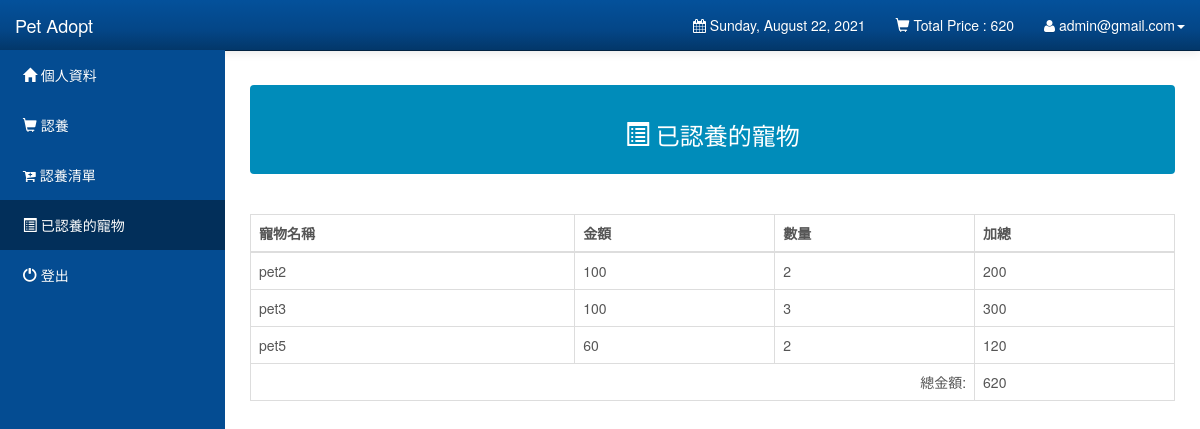
Screenshot of /Customers/adopts.php (signed in) with the database file from the repository.
### tables this page shows
CREATE TABLE `users` (
  `user_id` int(11) NOT NULL AUTO_INCREMENT,
  `user_email` varchar(1000) NOT NULL,
  `user_password` varchar(1000) NOT NULL,
  `user_firstname` varchar(1000) NOT NULL,
  `user_lastname` varchar(1000) NOT NULL,
  `user_address` varchar(1000) NOT NULL,
  PRIMARY KEY (`user_id`)
);

CREATE TABLE `adoptdetails` (
  `adopt_id` int(10) unsigned NOT NULL AUTO_INCREMENT,
  `user_id` int(11) NOT NULL DEFAULT '0',
  `adopt_name` varchar(1000) NOT NULL DEFAULT '',
  `adopt_price` double NOT NULL DEFAULT '0',
  `adopt_quantity` int(10) unsigned NOT NULL DEFAULT '0',
  `adopt_total` double NOT NULL DEFAULT '0',
  `adopt_status` varchar(45) NOT NULL DEFAULT '',
  `adopt_date` date NOT NULL DEFAULT '0000-00-00',
  PRIMARY KEY (`adopt_id`),
  KEY `FK_adoptdetails_1` (`user_id`),
  CONSTRAINT `FK_adoptdetails_1` FOREIGN KEY (`user_id`) REFERENCES `users` (`user_id`) ON DELETE CASCADE ON UPDATE CASCADE
);

### Customers/adopts.php (the view, shortened to what this page needs)
<?php
 include("config.php");
 extract($_SESSION);
		  $stmt_edit = $DB_con->prepare('SELECT * FROM users WHERE user_email =:user_email');
		$stmt_edit->execute(array(':user_email'=>$user_email));
		$edit_row = $stmt_edit->fetch(PDO::FETCH_ASSOC);
		extract($edit_row);
		?>
		<?php
 include("config.php");
		  $stmt_edit = $DB_con->prepare("select sum(adopt_total) as total from adoptdetails where user_id=:user_id and adopt_status='adopted'");
		$stmt_edit->execute(array(':user_id'=>$user_id));
		$edit_row = $stmt_edit->fetch(PDO::FETCH_ASSOC);
		extract($edit_row);
		?>
<!DOCTYPE html>
<html lang="en">
<head>
    <link rel="stylesheet" type="text/css" href="bootstrap/css/bootstrap.min.css" />
    <link rel="stylesheet" type="text/css" href="font-awesome/css/font-awesome.min.css" />
    <link rel="stylesheet" type="text/css" href="css/local.css" />
</head>
<body>
    <div id="wrapper">
        <nav class="navbar navbar-inverse navbar-fixed-top" role="navigation">
            <div class="navbar-header">
                <a class="navbar-brand" href="index.php">Pet Adopt</a>
            </div>
            <div class="collapse navbar-collapse navbar-ex1-collapse">
                <ul class="nav navbar-nav side-nav">
                    <li><a href="index.php"> &nbsp; <span class='glyphicon glyphicon-home'></span> 個人資料</a></li>
					<li><a href="shop.php?id=1"> &nbsp; <span class='glyphicon glyphicon-shopping-cart'></span> 認養</a></li>
					<li><a href="cart_pets.php"> &nbsp; <span class='fa fa-cart-plus'></span> 認養清單</a></li>
					<li class="active"><a href="adopts.php"> &nbsp; <span class='glyphicon glyphicon-list-alt'></span> 已認養的寵物</a></li>
					<li><a href="logout.php"> &nbsp; <span class='glyphicon glyphicon-off'></span> 登出</a></li>
                </ul>
                <ul class="nav navbar-nav navbar-right navbar-user">
                    <li class="dropdown messages-dropdown">
                        <a href="#"><i class="fa fa-calendar"></i>  <?php
                            $Today=date('y:m:d');
                            $new=date('l, F d, Y',strtotime($Today));
                            echo $new; ?></a>
                    </li>
					<li class="dropdown user-dropdown">
                        <a href="#" class="dropdown-toggle" data-toggle="dropdown"><span class='glyphicon glyphicon-shopping-cart'></span> Total Price :  <?php echo $total; ?> </b></a>
                    </li>
                     <li class="dropdown user-dropdown">
                        <a href="#" class="dropdown-toggle" data-toggle="dropdown"><i class="fa fa-user"></i> <?php echo $user_email; ?><b class="caret"></b></a>
                    </li>
                </ul>
            </div>
        </nav>
        <div id="page-wrapper">
			<div class="alert alert-default" style="color:white;background-color:#008CBA">
         <center><h3> <span class="glyphicon glyphicon-list-alt"></span> 已認養的寵物</h3></center>
        </div>
			<br />
						  <div class="table-responsive">
            <table class="display table table-bordered" id="example" cellspacing="0" width="100%">
              <thead>
                <tr>
                  <th>寵物名稱</th>
                  <th>金額</th>
				  <th>數量</th>
				  <th>加總</th>
                </tr>
              </thead>
              <tbody>
			  <?php
include("config.php");
	$stmt = $DB_con->prepare("SELECT * FROM adoptdetails where adopt_status='adopted' and user_id='$user_id'");
	$stmt->execute();
	if($stmt->rowCount() > 0)
	{
		while($row=$stmt->fetch(PDO::FETCH_ASSOC))
		{
			extract($row);
			?>
                <tr>
                 <td><?php echo $adopt_name; ?></td>
				 <td><?php echo $adopt_price; ?> </td>
				 <td><?php echo $adopt_quantity; ?></td>
				 <td><?php echo $adopt_total; ?> </td>
                </tr>
              <?php
		}
		 include("config.php");
		  $stmt_edit = $DB_con->prepare("select sum(adopt_total) as totalx from adoptdetails where user_id=:user_id and adopt_status='adopted'");
		$stmt_edit->execute(array(':user_id'=>$user_id));
		$edit_row = $stmt_edit->fetch(PDO::FETCH_ASSOC);
		extract($edit_row);
		echo "<tr>";
		echo "<td colspan='3' align='right'>總金額:";
		echo "</td>";
		echo "<td> ".$totalx;
		echo "</td>";
		echo "</tr>";
		echo "</tbody>";
		echo "</table>";
		echo "</div>";
		echo "<br />";
		echo "</div>";
	}
?>
                </div>
</body>
</html>

### Customers/css/local.css (style rules this page uses)
#wrapper { padding-left: 0; }
#page-wrapper { width: 100%; padding: 5px 15px; }
body { font-family: "Helvetica Neue", Helvetica, Arial, sans-serif; font-size: 14px; line-height: 1.42857143; color: #555555; background-color: #ffffff; }
.navbar-inverse { background-color: #033c73; border-color: #022f5a; }
.navbar-inverse .navbar-brand { color: #ffffff; }
.navbar-inverse .navbar-nav > li > a { color: #ffffff; }
.navbar-inverse .navbar-nav > .active > a, .navbar-inverse .navbar-nav > .active > a:hover, .navbar-inverse .navbar-nav > .active > a:focus { color: #ffffff; background-color: #022f5a; }
.navbar-inverse .navbar-collapse, .navbar-inverse .navbar-form { border-color: #022a50; }
.navbar { background-image: -webkit-linear-gradient(#54b4eb, #2fa4e7 60%, #1d9ce5); background-image: linear-gradient(#54b4eb, #2fa4e7 60%, #1d9ce5); background-repeat: no-repeat; filter: progid:DXImageTransform.Microsoft.gradient(startColorstr='#ff54b4eb', endColorstr='#ff1d9ce5', GradientType=0); border-bottom: 1px solid #178acc; filter: none; -webkit-box-shadow: 0 1px 10px rgba(0, 0, 0, 0.1); box-shadow: 0 1px 10px rgba(0, 0, 0, 0.1); }
.navbar .navbar-nav > li > a, .navbar-brand { text-shadow: 0 1px 0 rgba(0, 0, 0, 0.1); }
.navbar-inverse { background-image: -webkit-linear-gradient(#04519b, #044687 60%, #033769); background-image: linear-gradient(#04519b, #044687 60%, #033769); background-repeat: no-repeat; filter: progid:DXImageTransform.Microsoft.gradient(startColorstr='#ff04519b', endColorstr='#ff033769', GradientType=0); filter: none; border-bottom: 1px solid #022241; }
.clearfix:before, .clearfix:after, .container:before, .container:after, .container-fluid:before, .container-fluid:after, .row:before, .row:after, .form-horizontal .form-group:before, .form-horizontal .form-group:after, .btn-toolbar:before, .btn-toolbar:after, .btn-group-vertical > .btn-group:before, .btn-group-vertical > .btn-group:after, .nav:before, .nav:after, .navbar:before, .navbar:after, .navbar-header:before, .navbar-header:after, .navbar-collapse:before, .navbar-collapse:after, .pager:before, .pager:after, .panel-body:before, .panel-body:after, .modal-footer:before, .modal-footer:after { content: " "; display: table; }
.clearfix:after, .container:after, .container-fluid:after, .row:after, .form-horizontal .form-group:after, .btn-toolbar:after, .btn-group-vertical > .btn-group:after, .nav:after, .navbar:after, .navbar-header:after, .navbar-collapse:after, .pager:after, .panel-body:after, .modal-footer:after { clear: both; }
a { color: #2fa4e7; text-decoration: none; }
@media (min-width:768px) { #wrapper { padding-left: 225px; } }
@media (min-width:768px) { #page-wrapper { padding: 15px 25px; } }
@media (min-width:768px) { .side-nav { margin-left: -225px; left: 225px; width: 225px; position: fixed; top: 50px; height: 100%; border-radius: 0; border: none; background-color: #044C92; overflow-y: auto; } }
@media (min-width:768px) { .side-nav>li>a { width: 225px; } }
@media (min-width:768px) { .navbar-collapse { padding-left: 15px !important; padding-right: 15px !important; } }

### rows the page displays
users: user_email "admin@gmail.com"
adoptdetails: adopt_name "pet2", adopt_price "100", adopt_quantity "2", adopt_total "200"
adoptdetails: adopt_name "pet3", adopt_price "100", adopt_quantity "3", adopt_total "300"
adoptdetails: adopt_name "pet5", adopt_price "60", adopt_quantity "2", adopt_total "120"

### other values shown
$total "620"
$totalx "620"
